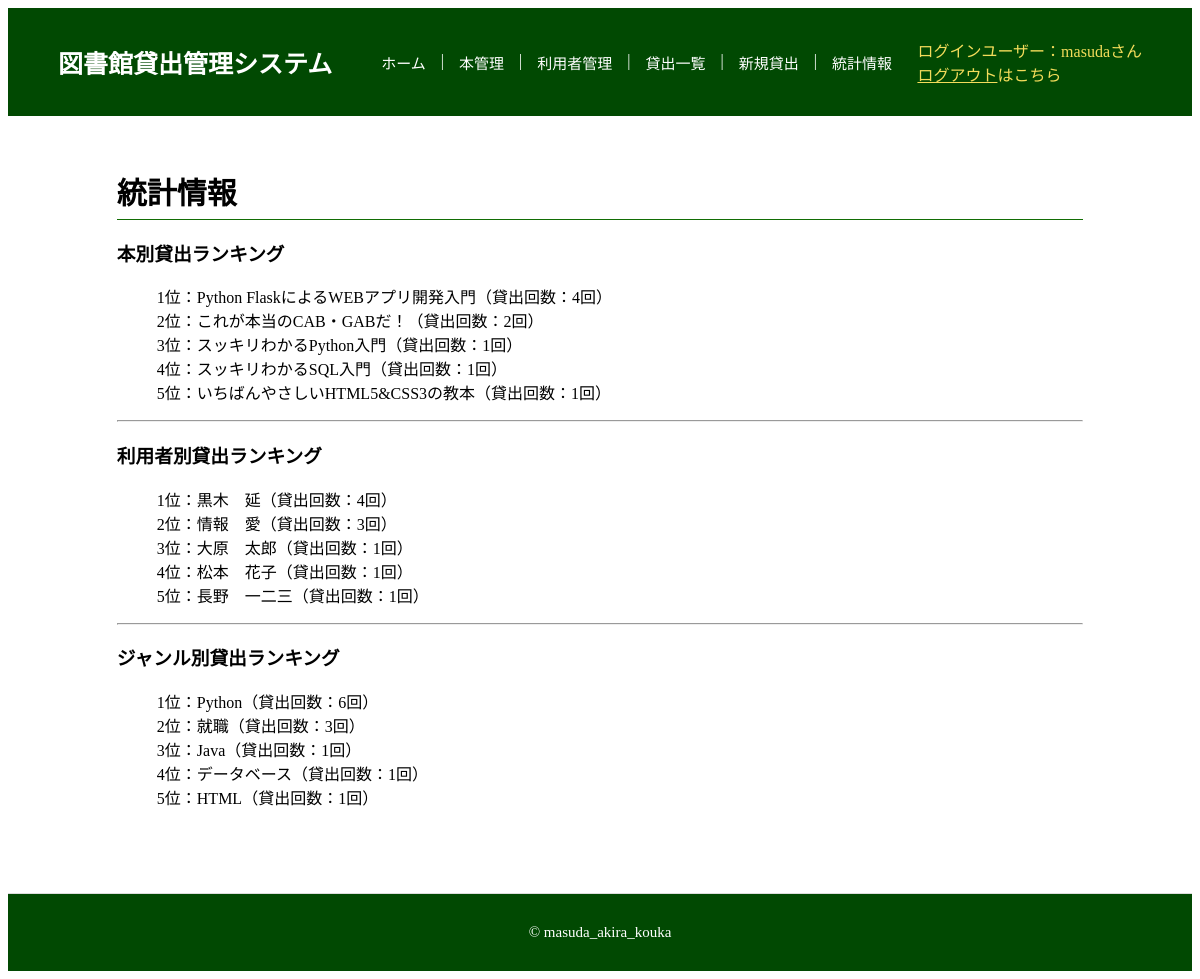
The app's page /ranking/ranking_list (signed in) with its own data.
### models.py (models this page shows, shortened)
class LoginUser(db.Model, UserMixin):
    __tablename__ = "login_users"
    id = db.Column(db.Integer, primary_key=True)
    username = db.Column(db.String(30), unique=True, nullable=False, index=True)
    email = db.Column(db.String(255), unique=True, nullable=False, index=True)
    password_hash = db.Column(db.String(255), nullable=False)
    created_at = db.Column(db.DateTime, default=datetime.now)
    updated_at = db.Column(db.DateTime, default=datetime.now, onupdate=datetime.now)
    @property
    def password(self):
        raise AttributeError("読み取り不可")

class Book(db.Model):
    __tablename__ = "books"
    book_id = db.Column(db.Integer, primary_key=True)
    title = db.Column(db.String(255), nullable=False)
    author = db.Column(db.String(255), nullable=False)
    genre_id = db.Column(db.Integer, db.ForeignKey("book_genres.genre_id"), nullable=False)
    stock = db.Column(db.Integer, nullable=False)
    book_borrowed_count = db.Column(db.Integer, nullable=False, default=0)

class User(db.Model):
    __tablename__ = "users"
    user_id = db.Column(db.Integer, primary_key=True)
    name = db.Column(db.String(255), nullable=False)
    email = db.Column(db.String(255), nullable=False)
    blackflag = db.Column(db.Boolean, nullable=False, default=False)
    overdue_count = db.Column(db.Integer, nullable=False, default=0)
    user_borrowed_count = db.Column(db.Integer, nullable=False, default=0)

class BookGenre(db.Model):
    __tablename__ = "book_genres"
    genre_id = db.Column(db.Integer, primary_key=True)
    genre_name = db.Column(db.String(255), nullable=False)
    genre_borrowed_count = db.Column(db.Integer, nullable=False, default=0)

### application/ranking/views.py (the view)
@ranking.route("/ranking_list")
@login_required
def ranking_list():
    users = User.query.filter(User.user_borrowed_count > 0).order_by(User.user_borrowed_count.desc()).limit(5).all()
    books = Book.query.filter(Book.book_borrowed_count > 0).order_by(Book.book_borrowed_count.desc()).limit(5).all()
    genres = BookGenre.query.filter(BookGenre.genre_borrowed_count > 0).order_by(BookGenre.genre_borrowed_count.desc()).limit(5).all()
    return render_template("ranking/ranking.html", users=users, books=books,genres=genres)

### app.py (called while the page is built)
@app.before_request
def load_user():
    user_id = session.get('_user_id')
    if user_id is None:
        g.user = None
    else:
        g.user = LoginUser.query.get(user_id)

### models.py (called while the page is built)
@login_manager.user_loader
def load_user(user_id):
    return LoginUser.query.get(user_id)

### templates/ranking/ranking.html (shortened to what this page needs)
{% extends "base.html" %}
{% block content %}
<div>
    <h2 class="site-h2">統計情報</h2>
    <h3>本別貸出ランキング</h3>
    {% if books %}
    <ul style="list-style: none;">
        {% for book in books %}
        <li>{{ loop.index }}位：{{ book.title }}（貸出回数：{{ book.book_borrowed_count }}回）</li>
        {% endfor %}
    </ul>
    {% else %}
    <p class="mt-16">本が貸出されていないため、統計が取れません。</p>
    {% endif %}
    <hr>
    <h3>利用者別貸出ランキング</h3>
    {% if users %}
    <ul style="list-style: none;">
        {% for user in users %}
        <li>{{ loop.index }}位：{{ user.name }}（貸出回数：{{ user.user_borrowed_count }}回）</li>
        {% endfor %}
    </ul>
    {% else %}
    <p class="mt-16">本が貸出されていないため、統計が取れません。</p>
    {% endif %}
    <hr>
    <h3>ジャンル別貸出ランキング</h3>
    {% if genres %}
    <ul style="list-style: none;">
        {% for genre in genres %}
        <li>{{ loop.index }}位：{{ genre.genre_name }}（貸出回数：{{ genre.genre_borrowed_count }}回）</li>
        {% endfor %}
    </ul>
    {% else %}
    <p class="mt-16">本が貸出されていないため、統計が取れません。</p>
    {% endif %}
</div>
{% endblock %}

### templates/base.html (shortened to what this page needs)
<!DOCTYPE html>
<html lang="ja">
<head>
    <link rel="stylesheet" href="{{ url_for('static', filename='style.css') }}" />
</head>
<body class="site-body">
    <header class="site-header">
        <div class="header-inner">
            <span class="site-title">図書館貸出管理システム</span>
            <nav class="nav-links">
                <a href="{{ url_for('home') }}">ホーム</a>|
                <a href="{{ url_for('books.books_list') }}">本管理</a>|
                <a href="{{ url_for('users.users_list') }}">利用者管理</a>|
                <a href="{{ url_for('borrows.borrows_active_list') }}">貸出一覧</a>|
                <a href="{{ url_for('borrows.borrows_new') }}">新規貸出</a>|
                <a href="{{ url_for('ranking.ranking_list') }}">統計情報</a>
            </nav>
            {% if g.user %}
            <div class="user-info">
                <span>ログインユーザー：{{ g.user.username }}さん</span><br>
                <a href="{{ url_for('auth.logout') }}">ログアウト</a>はこちら
            </div>
            {% endif %}
        </div>
    </header>
    <main class="main-content">
        {% block content %}{% endblock %}
    </main>
    <footer class="site-footer">
        <p>&copy; masuda_akira_kouka</p>
    </footer>
</body>
</html>

### static/style.css (style rules this page uses)
.site-body { display: flex; flex-direction: column; min-height: 100vh; }
.site-header { background-color: #014902; padding: 30px 50px; }
.header-inner { display: flex; align-items: center; gap: 24px; flex-wrap: wrap; }
.main-content { flex: 1; width: 85%; margin: 28px auto; padding: 0 20px; box-sizing: border-box; }
.site-footer { text-align: center; padding: 15px; margin-top: 40px; border-top: 1px solid #ddd; font-size: 15px; color: white; background-color: #014902; }
.site-title { color: white; font-weight: bold; font-size: 25px; padding-right: 25px; }
.nav-links { display: flex; gap: 15px; flex: 1; color: white; }
.nav-links a { color: #fff; text-decoration: none; font-size: 15px; }
.user-info { align-items: center; gap: 12px; color: rgb(243, 220, 91); }
.user-info a { color: rgb(243, 220, 91); }
.site-h2 { font-size: 30px; margin-bottom: 16px; border-bottom: 1px solid #126d04; padding-bottom: 6px; }
a { color: #529e4a; }

### records on screen
LoginUser: user.username "masuda"
Book: title "Python FlaskによるWEBアプリ開発入門", book_borrowed_count "4"
Book: title "これが本当のCAB・GABだ！", book_borrowed_count "2"
Book: title "スッキリわかるPython入門", book_borrowed_count "1"
Book: title "スッキリわかるSQL入門", book_borrowed_count "1"
Book: title "いちばんやさしいHTML5&CSS3の教本", book_borrowed_count "1"
User: name "黒木 延", user_borrowed_count "4"
User: name "情報 愛", user_borrowed_count "3"
User: name "大原 太郎", user_borrowed_count "1"
User: name "松本 花子", user_borrowed_count "1"
User: name "長野 一二三", user_borrowed_count "1"
BookGenre: genre_name "Python", genre_borrowed_count "6"
BookGenre: genre_name "就職", genre_borrowed_count "3"
BookGenre: genre_name "Java", genre_borrowed_count "1"
BookGenre: genre_name "データベース", genre_borrowed_count "1"
BookGenre: genre_name "HTML", genre_borrowed_count "1"
